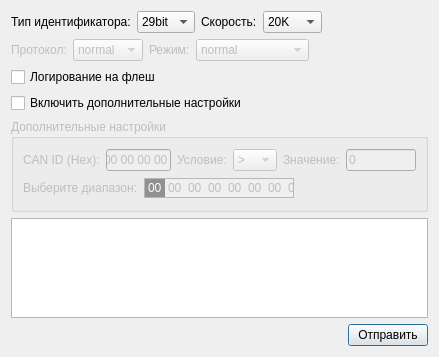
<?xml version="1.0" encoding="UTF-8"?>
<ui version="4.0">
 <class>CANSetting</class>
 <widget class="QDialog" name="CANSetting">
  <property name="geometry">
   <rect>
    <x>0</x>
    <y>0</y>
    <width>419</width>
    <height>357</height>
   </rect>
  </property>
  <property name="sizePolicy">
   <sizepolicy hsizetype="Fixed" vsizetype="Fixed">
    <horstretch>0</horstretch>
    <verstretch>0</verstretch>
   </sizepolicy>
  </property>
  <property name="windowTitle">
   <string>Dialog</string>
  </property>
  <layout class="QVBoxLayout" name="verticalLayout_2">
   <item>
    <layout class="QHBoxLayout" name="horizontalLayout_4">
     <item>
      <widget class="QLabel" name="label_15">
       <property name="sizePolicy">
        <sizepolicy hsizetype="Fixed" vsizetype="Preferred">
         <horstretch>0</horstretch>
         <verstretch>0</verstretch>
        </sizepolicy>
       </property>
       <property name="text">
        <string>Тип идентификатора:</string>
       </property>
      </widget>
     </item>
     <item>
      <widget class="QComboBox" name="canTypeID">
       <property name="sizePolicy">
        <sizepolicy hsizetype="Fixed" vsizetype="Fixed">
         <horstretch>0</horstretch>
         <verstretch>0</verstretch>
        </sizepolicy>
       </property>
       <property name="currentIndex">
        <number>1</number>
       </property>
       <item>
        <property name="text">
         <string>11bit</string>
        </property>
       </item>
       <item>
        <property name="text">
         <string>29bit</string>
        </property>
       </item>
      </widget>
     </item>
     <item>
      <widget class="QLabel" name="label_11">
       <property name="sizePolicy">
        <sizepolicy hsizetype="Fixed" vsizetype="Preferred">
         <horstretch>0</horstretch>
         <verstretch>0</verstretch>
        </sizepolicy>
       </property>
       <property name="text">
        <string>Скорость:</string>
       </property>
      </widget>
     </item>
     <item>
      <widget class="QComboBox" name="canSpeed">
       <property name="sizePolicy">
        <sizepolicy hsizetype="Fixed" vsizetype="Fixed">
         <horstretch>0</horstretch>
         <verstretch>0</verstretch>
        </sizepolicy>
       </property>
       <property name="currentIndex">
        <number>0</number>
       </property>
       <item>
        <property name="text">
         <string>20K</string>
        </property>
       </item>
       <item>
        <property name="text">
         <string>50K</string>
        </property>
       </item>
       <item>
        <property name="text">
         <string>100K</string>
        </property>
       </item>
       <item>
        <property name="text">
         <string>125K</string>
        </property>
       </item>
       <item>
        <property name="text">
         <string>250K</string>
        </property>
       </item>
       <item>
        <property name="text">
         <string>500K</string>
        </property>
       </item>
       <item>
        <property name="text">
         <string>667K</string>
        </property>
       </item>
       <item>
        <property name="text">
         <string>1M</string>
        </property>
       </item>
      </widget>
     </item>
     <item>
      <spacer name="horizontalSpacer_5">
       <property name="orientation">
        <enum>Qt::Horizontal</enum>
       </property>
       <property name="sizeHint" stdset="0">
        <size>
         <width>40</width>
         <height>20</height>
        </size>
       </property>
      </spacer>
     </item>
    </layout>
   </item>
   <item>
    <layout class="QHBoxLayout" name="horizontalLayout_5">
     <item>
      <widget class="QLabel" name="can1_protocol_lb">
       <property name="enabled">
        <bool>false</bool>
       </property>
       <property name="text">
        <string>Протокол:</string>
       </property>
      </widget>
     </item>
     <item>
      <widget class="QComboBox" name="canMode">
       <property name="enabled">
        <bool>false</bool>
       </property>
       <property name="currentIndex">
        <number>1</number>
       </property>
       <item>
        <property name="text">
         <string>disable</string>
        </property>
       </item>
       <item>
        <property name="text">
         <string>normal</string>
        </property>
       </item>
      </widget>
     </item>
     <item>
      <widget class="QLabel" name="label_13">
       <property name="enabled">
        <bool>false</bool>
       </property>
       <property name="text">
        <string>Режим:</string>
       </property>
      </widget>
     </item>
     <item>
      <widget class="QComboBox" name="canProtocol">
       <property name="enabled">
        <bool>false</bool>
       </property>
       <property name="currentIndex">
        <number>1</number>
       </property>
       <item>
        <property name="text">
         <string>disable</string>
        </property>
       </item>
       <item>
        <property name="text">
         <string>normal</string>
        </property>
       </item>
       <item>
        <property name="text">
         <string>loopback</string>
        </property>
       </item>
       <item>
        <property name="text">
         <string>silent</string>
        </property>
       </item>
       <item>
        <property name="text">
         <string>silent loopback</string>
        </property>
       </item>
      </widget>
     </item>
     <item>
      <spacer name="horizontalSpacer_4">
       <property name="orientation">
        <enum>Qt::Horizontal</enum>
       </property>
       <property name="sizeHint" stdset="0">
        <size>
         <width>40</width>
         <height>20</height>
        </size>
       </property>
      </spacer>
     </item>
    </layout>
   </item>
   <item>
    <widget class="QCheckBox" name="canLogging">
     <property name="text">
      <string>Логирование на флеш</string>
     </property>
    </widget>
   </item>
   <item>
    <widget class="QCheckBox" name="canAddOptions">
     <property name="text">
      <string>Включить дополнительные настройки</string>
     </property>
    </widget>
   </item>
   <item>
    <widget class="QGroupBox" name="additionalSettingsGroup">
     <property name="enabled">
      <bool>false</bool>
     </property>
     <property name="title">
      <string>Дополнительные настройки</string>
     </property>
     <layout class="QVBoxLayout" name="verticalLayout">
      <item>
       <layout class="QHBoxLayout" name="horizontalLayout">
        <item>
         <widget class="QLabel" name="label">
          <property name="text">
           <string>CAN ID (Hex):</string>
          </property>
         </widget>
        </item>
        <item>
         <widget class="QLineEdit" name="canIDHEX">
          <property name="sizePolicy">
           <sizepolicy hsizetype="Fixed" vsizetype="Fixed">
            <horstretch>0</horstretch>
            <verstretch>0</verstretch>
           </sizepolicy>
          </property>
          <property name="maximumSize">
           <size>
            <width>65</width>
            <height>16777215</height>
           </size>
          </property>
          <property name="text">
           <string>00 00 00 00</string>
          </property>
          <property name="maxLength">
           <number>11</number>
          </property>
         </widget>
        </item>
        <item>
         <widget class="QLabel" name="label_2">
          <property name="text">
           <string>Условие:</string>
          </property>
         </widget>
        </item>
        <item>
         <widget class="QComboBox" name="canIDcondition">
          <property name="currentText">
           <string>&gt;</string>
          </property>
          <item>
           <property name="text">
            <string>&gt;</string>
           </property>
          </item>
          <item>
           <property name="text">
            <string>&lt;</string>
           </property>
          </item>
          <item>
           <property name="text">
            <string>==</string>
           </property>
          </item>
          <item>
           <property name="text">
            <string>=&lt;</string>
           </property>
          </item>
          <item>
           <property name="text">
            <string>&gt;=</string>
           </property>
          </item>
          <item>
           <property name="text">
            <string>!=</string>
           </property>
          </item>
         </widget>
        </item>
        <item>
         <widget class="QLabel" name="label_3">
          <property name="text">
           <string>Значение:</string>
          </property>
         </widget>
        </item>
        <item>
         <widget class="QLineEdit" name="canIDvalue">
          <property name="sizePolicy">
           <sizepolicy hsizetype="Fixed" vsizetype="Fixed">
            <horstretch>0</horstretch>
            <verstretch>0</verstretch>
           </sizepolicy>
          </property>
          <property name="maximumSize">
           <size>
            <width>70</width>
            <height>16777215</height>
           </size>
          </property>
          <property name="text">
           <string>0</string>
          </property>
         </widget>
        </item>
       </layout>
      </item>
      <item>
       <layout class="QHBoxLayout" name="horizontalLayout_2">
        <item>
         <widget class="QLabel" name="label_4">
          <property name="text">
           <string>Выберите диапазон:</string>
          </property>
         </widget>
        </item>
        <item>
         <widget class="QListWidget" name="startByteLength">
          <property name="sizePolicy">
           <sizepolicy hsizetype="Fixed" vsizetype="Fixed">
            <horstretch>0</horstretch>
            <verstretch>0</verstretch>
           </sizepolicy>
          </property>
          <property name="maximumSize">
           <size>
            <width>150</width>
            <height>20</height>
           </size>
          </property>
          <property name="verticalScrollBarPolicy">
           <enum>Qt::ScrollBarAlwaysOff</enum>
          </property>
          <property name="horizontalScrollBarPolicy">
           <enum>Qt::ScrollBarAlwaysOff</enum>
          </property>
          <property name="autoScroll">
           <bool>false</bool>
          </property>
          <property name="showDropIndicator" stdset="0">
           <bool>false</bool>
          </property>
          <property name="selectionMode">
           <enum>QAbstractItemView::ContiguousSelection</enum>
          </property>
          <property name="flow">
           <enum>QListView::LeftToRight</enum>
          </property>
          <property name="currentRow">
           <number>0</number>
          </property>
          <item>
           <property name="text">
            <string>00</string>
           </property>
          </item>
          <item>
           <property name="text">
            <string>00</string>
           </property>
          </item>
          <item>
           <property name="text">
            <string>00</string>
           </property>
          </item>
          <item>
           <property name="text">
            <string>00</string>
           </property>
          </item>
          <item>
           <property name="text">
            <string>00</string>
           </property>
          </item>
          <item>
           <property name="text">
            <string>00</string>
           </property>
          </item>
          <item>
           <property name="text">
            <string>00</string>
           </property>
          </item>
          <item>
           <property name="text">
            <string>00</string>
           </property>
          </item>
         </widget>
        </item>
        <item>
         <spacer name="horizontalSpacer">
          <property name="orientation">
           <enum>Qt::Horizontal</enum>
          </property>
          <property name="sizeHint" stdset="0">
           <size>
            <width>40</width>
            <height>20</height>
           </size>
          </property>
         </spacer>
        </item>
       </layout>
      </item>
     </layout>
    </widget>
   </item>
   <item>
    <widget class="QPlainTextEdit" name="log">
     <property name="sizePolicy">
      <sizepolicy hsizetype="Expanding" vsizetype="Fixed">
       <horstretch>0</horstretch>
       <verstretch>0</verstretch>
      </sizepolicy>
     </property>
     <property name="maximumSize">
      <size>
       <width>16777215</width>
       <height>100</height>
      </size>
     </property>
     <property name="font">
      <font>
       <family>Consolas</family>
       <pointsize>10</pointsize>
      </font>
     </property>
     <property name="readOnly">
      <bool>true</bool>
     </property>
    </widget>
   </item>
   <item>
    <layout class="QHBoxLayout" name="horizontalLayout_3">
     <item>
      <spacer name="horizontalSpacer_2">
       <property name="orientation">
        <enum>Qt::Horizontal</enum>
       </property>
       <property name="sizeHint" stdset="0">
        <size>
         <width>40</width>
         <height>20</height>
        </size>
       </property>
      </spacer>
     </item>
     <item>
      <widget class="QPushButton" name="sendConfig">
       <property name="sizePolicy">
        <sizepolicy hsizetype="Fixed" vsizetype="Fixed">
         <horstretch>0</horstretch>
         <verstretch>0</verstretch>
        </sizepolicy>
       </property>
       <property name="minimumSize">
        <size>
         <width>40</width>
         <height>0</height>
        </size>
       </property>
       <property name="text">
        <string>Отправить</string>
       </property>
      </widget>
     </item>
    </layout>
   </item>
  </layout>
 </widget>
 <resources/>
 <connections>
  <connection>
   <sender>canAddOptions</sender>
   <signal>toggled(bool)</signal>
   <receiver>additionalSettingsGroup</receiver>
   <slot>setEnabled(bool)</slot>
   <hints>
    <hint type="sourcelabel">
     <x>209</x>
     <y>110</y>
    </hint>
    <hint type="destinationlabel">
     <x>209</x>
     <y>166</y>
    </hint>
   </hints>
  </connection>
 </connections>
</ui>
